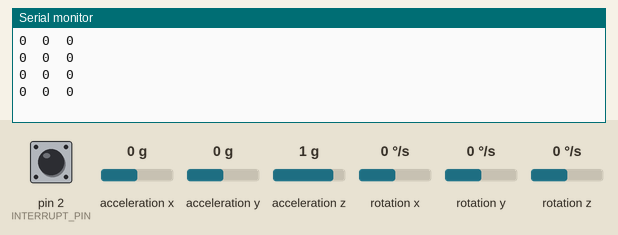
The sketch below on a simulated Arduino Uno, built with avr-gcc and run on an emulated ATmega328P. On the bench: the last lines printed to the serial monitor. Inputs (shaded band) come from the test bench; at power-on: acceleration x 0 g, acceleration y 0 g, acceleration z 1 g, rotation z 0 °/s, pin 2 (INTERRUPT_PIN) LOW, rotation x 0 °/s, rotation y 0 °/s. The sensor or clock chip raises its interrupt line as the real part does; no radio packets arrive unless stated.

Above: at 1.7 s.
1.8 s: acceleration x set to -1.4 g
At 2.24 s:
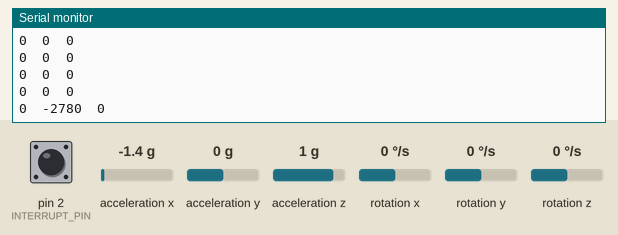
3.3 s: acceleration y set to -1.4 g
At 3.6 s:
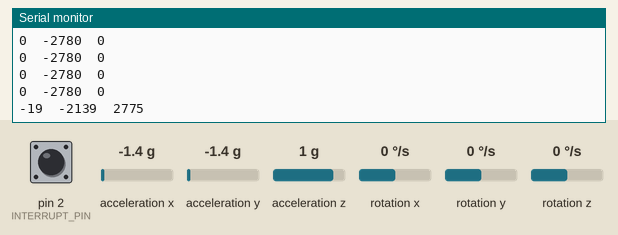
6.3 s: acceleration z set to -1.4 g
At 6.32 s:
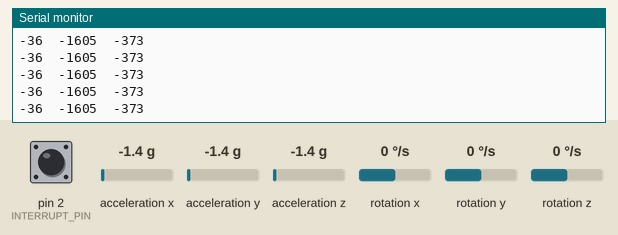
7.8 s: rotation z set to -192 °/s
At 8.02 s:
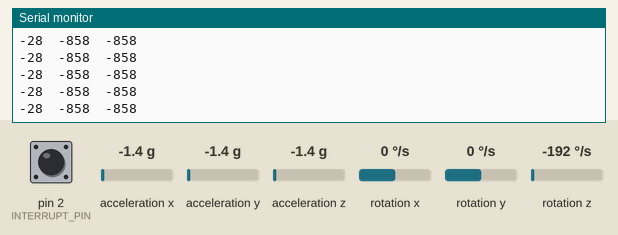
Timing chart, 0 to 10.3 s (numbered marks = the images above; inputs shaded):
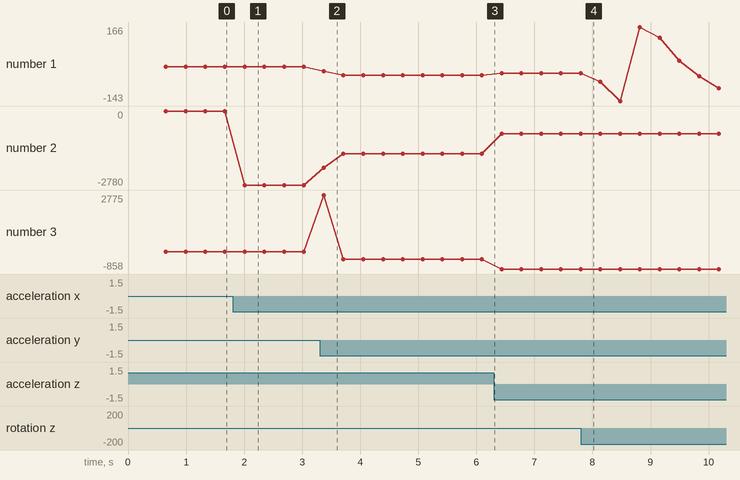

Measured:
- after the input at 1.8 s, the serial monitor: prints a new line after 0.21 s (image 1)
- after the input at 3.3 s, the serial monitor: prints a new line after 0.07 s (image 2)
- plotted number 1: 0 → -36 after the input at 3.3 s, -36 → -28 after the input at 6.3 s, -28 → -90 after the input at 7.8 s
- plotted number 2: 0 → -2780 after the input at 1.8 s, -2780 → -1605 after the input at 3.3 s, -1605 → -858 after the input at 6.3 s
- plotted number 3: 0 → -373 after the input at 3.3 s, -373 → -858 after the input at 6.3 s

The sketch:

ClientTransmit.ino
```cpp
// rf95_reliable_datagram_client.pde
// -*- mode: C++ -*-

//----------------------------------------------------------
//                      MPU
#include <I2Cdev.h>
#include "I2Cdev.h"
#if I2CDEV_IMPLEMENTATION == I2CDEV_ARDUINO_WIRE
    #include "Wire.h"
#endif
#include "MPU6050_6Axis_MotionApps20.h"
MPU6050 mpu;
#define OUTPUT_READABLE_YAWPITCHROLL
#define OUTPUT_READABLE_REALACCEL
#define INTERRUPT_PIN 2  // use pin 2 on Arduino Uno & most boards

// MPU control/status vars
bool dmpReady = false;  // set true if DMP init was successful
uint8_t mpuIntStatus;   // holds actual interrupt status byte from MPU
uint8_t devStatus;      // return status after each device operation (0 = success, !0 = error)
uint16_t packetSize;    // expected DMP packet size (default is 42 bytes)
uint16_t fifoCount;     // count of all bytes currently in FIFO
uint8_t fifoBuffer[64]; // FIFO storage buffer

// orientation/motion vars
Quaternion q;           // [w, x, y, z]         quaternion container
VectorInt16 aa;         // [x, y, z]            accel sensor measurements
VectorInt16 aaReal;     // [x, y, z]            gravity-free accel sensor measurements
VectorFloat gravity;    // [x, y, z]            gravity vector
float ypr[3];           // [yaw, pitch, roll]   yaw/pitch/roll container and gravity vector

volatile bool mpuInterrupt = false;     // indicates whether MPU interrupt pin has gone high
void dmpDataReady() {
    mpuInterrupt = true;
}

//--------------------------------------------------------------
//                      LoRa
#include <RHReliableDatagram.h>
#include <RH_RF95.h>
#include <SPI.h>

#define CLIENT_ADDRESS 1
#define SERVER_ADDRESS 2

#define RFM95_CS 4
#define RFM95_RST 5
#define RFM95_INT 3

// Singleton instance of the radio driver
RH_RF95 driver(RFM95_CS, RFM95_INT);

// Class to manage message delivery and receipt, using the driver declared above
RHReliableDatagram manager(driver, CLIENT_ADDRESS);


void setup()
{
  //----------------------------------------------------------------------
  //                           MPU
  // join I2C bus (I2Cdev library doesn't do this automatically)
  #if I2CDEV_IMPLEMENTATION == I2CDEV_ARDUINO_WIRE
      Wire.begin();
      Wire.setClock(400000); // 400kHz I2C clock. Comment this line if having compilation difficulties
  #elif I2CDEV_IMPLEMENTATION == I2CDEV_BUILTIN_FASTWIRE
      Fastwire::setup(400, true);
  #endif

  mpu.initialize();
  pinMode(INTERRUPT_PIN, INPUT);

  devStatus = mpu.dmpInitialize();

  // supply your own gyro offsets here, scaled for min sensitivity
  mpu.setXGyroOffset(16);
  mpu.setYGyroOffset(60);
  mpu.setZGyroOffset(-100);
  mpu.setZAccelOffset(2057); // 1688 factory default for my test chip

  // make sure it worked (returns 0 if so)
  if (devStatus == 0) {
      // turn on the DMP, now that it's ready
      //Serial.println(F("Enabling DMP..."));
      mpu.setDMPEnabled(true);

      // enable Arduino interrupt detection
      //Serial.println(F("Enabling interrupt detection (Arduino external interrupt 0)..."));
      attachInterrupt(digitalPinToInterrupt(INTERRUPT_PIN), dmpDataReady, RISING);
      mpuIntStatus = mpu.getIntStatus();

      // set our DMP Ready flag so the main loop() function knows it's okay to use it
      //Serial.println(F("DMP ready! Waiting for first interrupt..."));
      dmpReady = true;

      // get expected DMP packet size for later comparison
      packetSize = mpu.dmpGetFIFOPacketSize();
  } else {
      // ERROR!
      // 1 = initial memory load failed
      // 2 = DMP configuration updates failed
      // (if it's going to break, usually the code will be 1)
      Serial.print(F("DMP Initialization failed (code "));
      Serial.print(devStatus);
      Serial.println(F(")"));
  }

//-------------------------------------------------------
//                        LoRa

  Serial.begin(9600);
  while (!Serial) ; // Wait for serial port to be available
  if (!manager.init())
    Serial.println("init failed");
  // Defaults after init are 434.0MHz, 13dBm, Bw = 125 kHz, Cr = 4/5, Sf = 128chips/symbol, CRC on

  // The default transmitter power is 13dBm, using PA_BOOST.
  // If you are using RFM95/96/97/98 modules which uses the PA_BOOST transmitter pin, then
  // you can set transmitter powers from 5 to 23 dBm:
  driver.setTxPower(23, false);
}

//uint8_t data[] = "Hello World!";
// Dont put this on the stack:
uint8_t buf[RH_RF95_MAX_MESSAGE_LEN];

void loop()
{
  //----------------------------------------------------------------
  //                    MPU
  // if programming failed, don't try to do anything
  if (!dmpReady) return;

  unsigned char nloop = 10;
  int angleavg = 0;
  int accelyavg = 0;
  int accelzavg = 0;

  for ( unsigned char i = 0; i <= nloop; i++){
    // wait for MPU interrupt or extra packet(s) available
    while (!mpuInterrupt && fifoCount < packetSize) {
    }

    // reset interrupt flag and get INT_STATUS byte
    mpuInterrupt = false;
    mpuIntStatus = mpu.getIntStatus();

    // get current FIFO count
    fifoCount = mpu.getFIFOCount();

    // check for overflow (this should never happen unless our code is too inefficient)
    if ((mpuIntStatus & 0x10) || fifoCount == 1024) {
        // reset so we can continue cleanly
        mpu.resetFIFO();
        Serial.println(F("FIFO overflow!"));

    // otherwise, check for DMP data ready interrupt (this should happen frequently)
    } else if (mpuIntStatus & 0x02) {
        // wait for correct available data length, should be a VERY short wait
        while (fifoCount < packetSize) fifoCount = mpu.getFIFOCount();

        // read a packet from FIFO
        mpu.getFIFOBytes(fifoBuffer, packetSize);
        mpu.resetFIFO();

        // track FIFO count here in case there is > 1 packet available
        // (this lets us immediately read more without waiting for an interrupt)
        fifoCount -= packetSize;

        #ifdef OUTPUT_READABLE_YAWPITCHROLL
            // display Euler angles in degrees
            mpu.dmpGetQuaternion(&q, fifoBuffer);
            mpu.dmpGetGravity(&gravity, &q);
            mpu.dmpGetYawPitchRoll(ypr, &q, &gravity);
            //Serial.print("ypr\t");
            //Serial.print(ypr[0] * 180/M_PI);
            //Serial.print("\t");
            //Serial.print(ypr[1] * 180/M_PI);
            //Serial.print("\t");
            //Serial.println(ypr[2] * 180/M_PI);
        #endif

        #ifdef OUTPUT_READABLE_REALACCEL
            // display real acceleration, adjusted to remove gravity
            mpu.dmpGetQuaternion(&q, fifoBuffer);
            mpu.dmpGetAccel(&aa, fifoBuffer);
            mpu.dmpGetGravity(&gravity, &q);
            mpu.dmpGetLinearAccel(&aaReal, &aa, &gravity);
            //Serial.print("areal\t");
            //Serial.print(aaReal.x);
            //Serial.print("\t");
            //Serial.print(aaReal.y);
            //Serial.print("\t");
            //Serial.println(aaReal.z);

            //Serial.print(aa.x);
        #endif

        //Serial.print("\n");

        angleavg += (ypr[0] * 180/M_PI);
        accelyavg += aaReal.y;
        accelzavg += aaReal.z;
    }

  }

  angleavg /= nloop;  // angle orientation
  accelzavg /= nloop; // up down
  accelyavg /= nloop; // forward backward


  //-------------------------------------------------------
  //                  LoRa

  char accelpackz[10];
  char accelpacky[10];
  char anglepack[10];
  char space[2] = "\t";
  char finalpack[20] = "                   ";

  itoa(accelyavg, accelpacky+0, 10);
  itoa(accelzavg, accelpackz+0, 10);
  itoa(angleavg, anglepack+0, 10);
  sprintf(finalpack,"%s%s%s%s%s",anglepack,space,accelpackz,space,accelpacky);
  //Serial.print("Sending ");
  //Serial.println(finalpack);
  finalpack[19] = 0;

  //Serial.println("Sending..."); //delay(10);
  //rf95.send((uint8_t *)finalpack, 20);
  Serial.println(finalpack);
  //Serial.println("Waiting for packet to complete..."); //delay(10);
  //rf95.waitPacketSent();
  // Now wait for a reply
  //uint8_t buf[RH_RF95_MAX_MESSAGE_LEN];
  //uint8_t len = sizeof(buf);


  //Serial.println("Sending to rf95_reliable_datagram_server");

  // Send a message to manager_server
  if (manager.sendtoWait(finalpack, sizeof(finalpack), SERVER_ADDRESS))
  {

  }
  else
    Serial.println("sendtoWait failed");
  delay(100);
}
```
